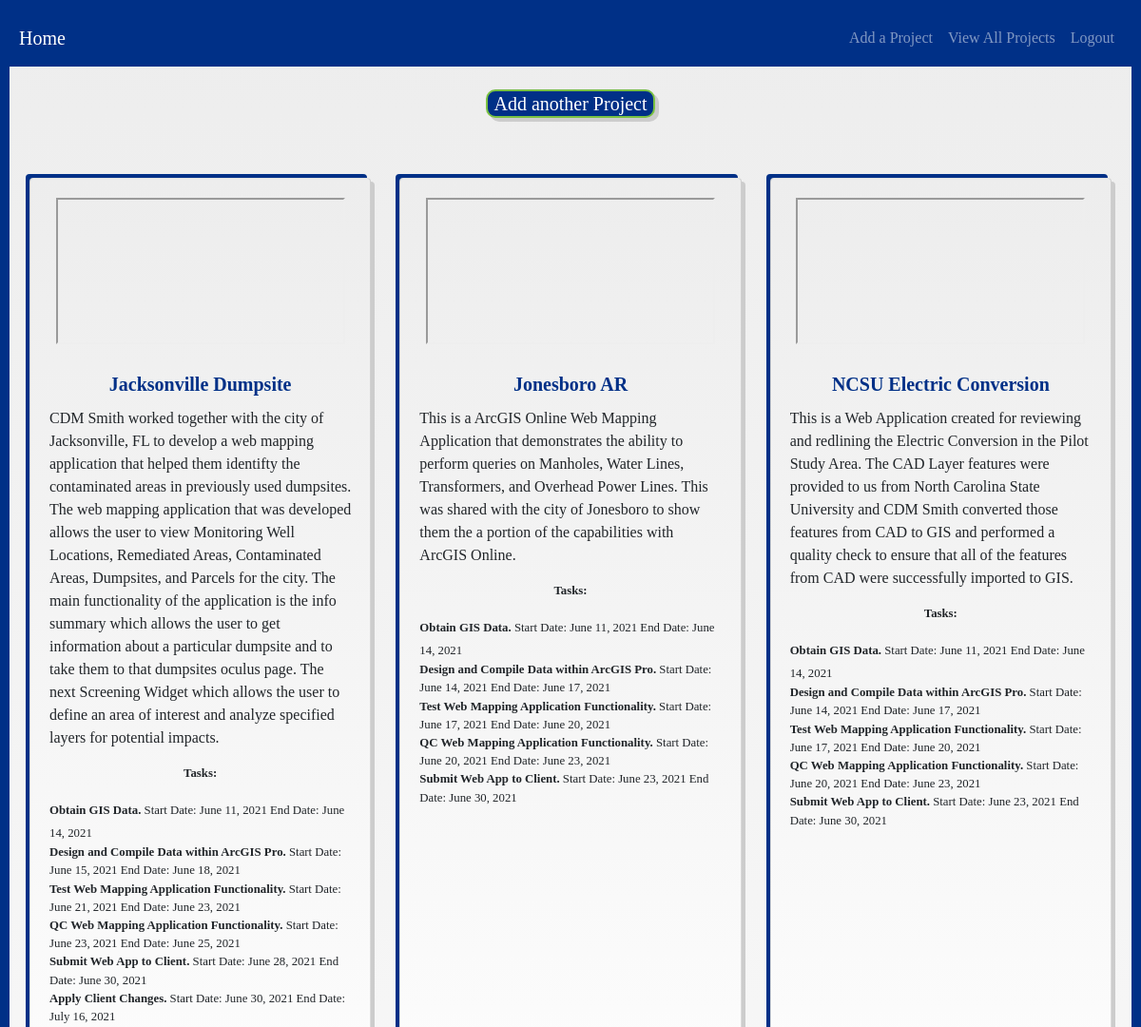
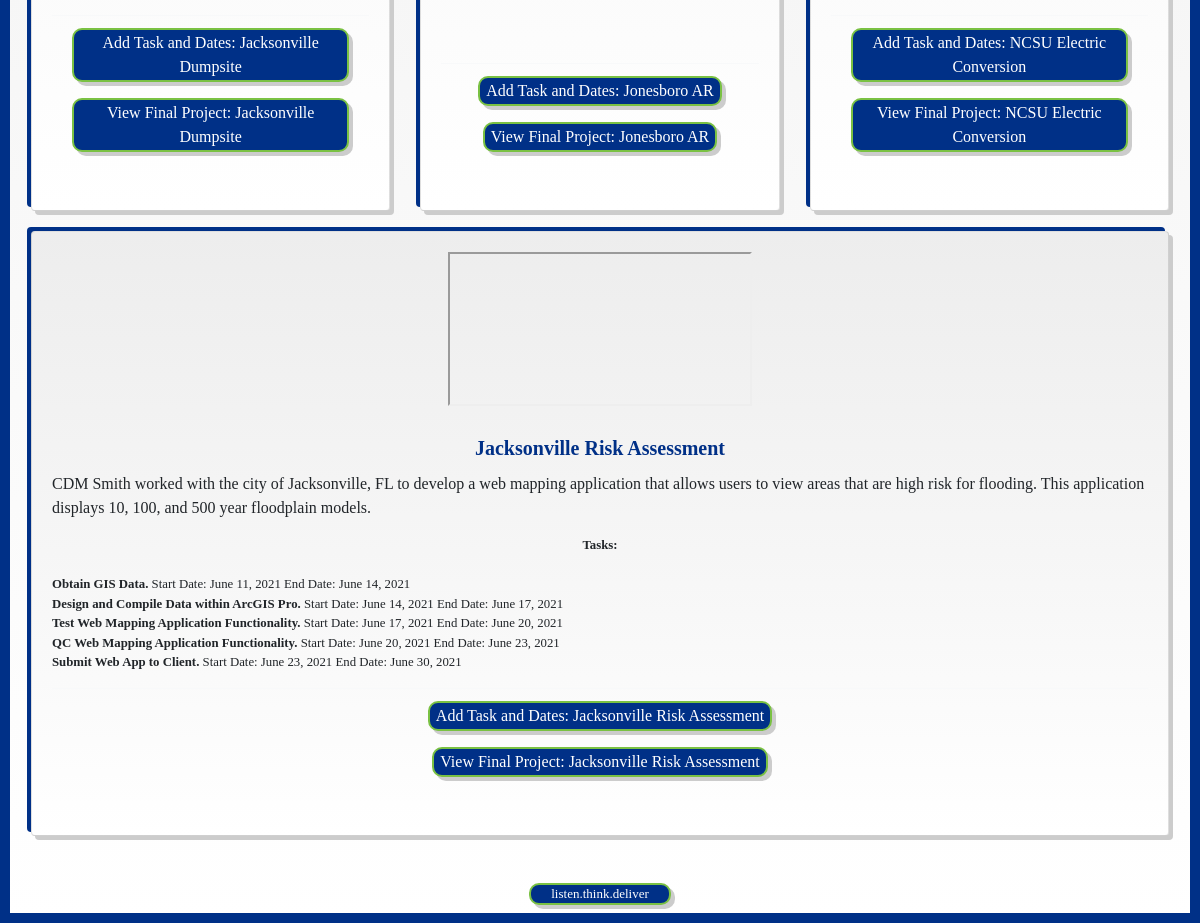
The page /proposals/ (signed in) on the database its author committed (2 pictures, top to bottom).
### Capstone_app/models.py (models this page shows, shortened)
class Proposal(models.Model):
    title = models.CharField(max_length=200)
    project_description = models.TextField(max_length=1000)
    map_id = models.URLField(max_length=200)
    project_date_start = models.DateField()
    project_date_end = models.DateField()
    gantt_title = models.CharField(max_length=100, null=True, blank=True)
    gantt_date_start = models.DateField(default=datetime.datetime.now)
    gantt_date_end = models.DateField(default=datetime.datetime.now)
    user = models.ForeignKey(
        User, on_delete=models.CASCADE, null=True, blank=True)

class Task(models.Model):
    taskItem = models.TextField()
    task_id = models.ForeignKey(Proposal, on_delete=models.CASCADE)
    gantt_date_start = models.DateField()
    gantt_date_end = models.DateField()

### Capstone_app/views.py (the view)
# urls.py: path('proposals/', views.proposals, name = 'proposals'),
@login_required
def proposals(request):
    proposals = Proposal.objects.all()
    context = {
        'proposals': proposals
    }
    return render(request, 'pages/proposals.html', context)

### templates/pages/proposals.html (shortened to what this page needs)
{% extends 'base.html' %} {% block content %} {% csrf_token %}
<br>
<h5><button class="proposal-button"><a class="link" href="{% url 'add_proposal'%}">Add another Project</a></button></h5>
<br>
<ul>
  <div class="row row-cols-1 row-cols-md-2 g-4">
    {% for proposal in proposals%}
    <div class="col">
      <div class="card h-100">
        <div class="iframe-small">
          <iframe
          frameborder="1"
          scrolling="yes"
          marginheight="1"
          marginwidth="1"
          src="{{proposal.map_id}}"
          ></iframe>
        </div>
        <div class="card-body">
          <h5 class="card-title"><b>{{proposal.title}}</b></h5>
          <p class="card-text">{{proposal.project_description}}</p>
          <p class="card-text"><small><b>Tasks:</b> {% for t in proposal.task_set.all %}
            <ul><b>{{t.taskItem}}.</b> Start Date: {{t.gantt_date_start}} End Date: {{t.gantt_date_end}}</ul>
          {% endfor %}</small></p>
          <div class="card-footer bg-transparent border-light mt-auto">
            <p>
              <button class="proposal-button"><a class="link" href="{% url 'see_details' proposal.id%}">Add Task and Dates: {{ proposal.title }}</a></button>
            </p>
            <b>
            <p>
              <button class="proposal-button"><a class="link" href="{% url 'proposal_view' proposal.id%}">View Final Project: {{ proposal.title }}</a></button>
            </p>
          </div>
        </div>
      </div>
  </div>
  {% endfor %}
</ul>
{% endblock %}

### templates/base.html (shortened to what this page needs)
{% load static %}
<!DOCTYPE html>
<html lang="en">
  <head>
    <link rel="stylesheet" href="{% static 'css/site.css' %}" />
    <link
      rel="stylesheet"
      href="https://stackpath.bootstrapcdn.com/bootstrap/4.3.1/css/bootstrap.min.css"
    />
  </head>
  <body>
    <nav
      style="padding: 10px"
      class="navbar navbar-expand-lg navbar-dark main-nav"
    >
      <a class="navbar-brand" href="{%url 'home'%}">Home</a>
      <div class="collapse navbar-collapse" id="navbarSupportedContent">
        <ul class="nav navbar-nav ml-auto">
          <li class="nav-item navbar-link profile">
            <a class="nav-link" href="{% url 'add_proposal' %}"
              >Add a Project</a
            >
          </li>
          <li class="nav-item navbar-link profile">
            <a class="nav-link" href="{% url 'proposals' %}"
              >View All Projects</a
            >
          </li>
          {%if user.is_authenticated%}
          <li class="nav-item navbar-link profile">
            <a class="nav-link" href="{% url 'logout'%}">Logout</a>
          </li>
          {%endif%}
        </ul>
      </div>
    </nav>
    {% block content %} {% endblock %}
  </body>
  <h2>
    <button class="cdm-smith-button">
      <a class="link" href="https://cdmsmith.com/en/About-Us" target="_blank"
        >listen.think.deliver</a
      >
    </button>
  </h2>
</html>

### static/css/site.css (style rules this page uses)
body { min-height: 100vh !important; border: 10px solid rgb(0, 48, 135); background-color: white; font-family: "Myriad Pro"; background: rgba(237, 237, 237, 1); background: -moz-linear-gradient( top, rgba(237, 237, 237, 1) 0%, rgba(246, 246, 246, 1) 53%, rgba(255, 255, 255, 1) 100% ); background: webkit-gradient( left top, left bottom, color-stop(0%, rgba(237, 237, 237, 1)), color-stop(53%, rgba(246, 246, 246, 1)), color-stop(100%, rgba(255, 255, 255, 1)) ); background: -webkit-linear-gradient( top, rgba(237, 237, 237, 1) 0%, rgba(246, 246, 246, 1) 53%, rgba(255, 255, 255, 1) 100% ); background: -o-linear-gradient( top, rgba(237, 237, 237, 1) 0%, rgba(246, 246, 246, 1) 53%, rgba(255, 255, 255, 1) 100% ); background: -ms-linear-gradient( top, rgba(237, 237, 237, 1) 0%, rgba(246, 246, 246, 1) 53%, rgba(255, 255, 255, 1) 100% ); background: linear-gradient( to bottom, rgba(237, 237, 237, 1) 0%, rgba(246, 246, 246, 1) 53%, rgba(255, 255, 255, 1) 100% ); filter: progid:DXImageTransform.Microsoft.gradient( startColorstr='#ededed', endColorstr='#ffffff', GradientType=0 ); }
p { font-family: "Myriad Pro"; display: flex; flex-direction: column; justify-content: center; align-items: center; }
h2 { color: rgb(0, 48, 135); font-family: "Myriad Pro"; display: flex; flex-direction: column; justify-content: center; align-items: center; }
h5 { color: rgb(0, 48, 135); font-family: "Myriad Pro"; display: flex; flex-direction: column; justify-content: center; align-items: center; }
.cdm-smith-button { font-size: small; color: #ffffff; background-color: #003087; display: flex; flex-direction: column; justify-content: center; align-items: center; width: 142px; border-radius: 10px 10px 10px 10px; -moz-border-radius: 10px 10px 10px 10px; -webkit-border-radius: 10px 10px 10px 10px; border: 2px solid #7ac143; box-shadow: 0.25rem 0.25rem #ccc; }
h5 { font-family: "Myriad Pro"; display: flex; flex-direction: column; justify-content: center; align-items: center; }
ul { font-family: "Myriad Pro"; list-style: none; padding: 0; margin: 0; }
a { color: rgb(0, 48, 135); font-family: "Myriad Pro"; display: flex; flex-direction: column; justify-content: center; align-items: center; }
button { font-family: "Myriad Pro"; color: #ffffff; background-color: #003087; width: 342px; display: flex; flex-direction: column; justify-content: center; align-items: center; border: 2px solid #7ac143; }
.card { font-family: "Myriad Pro"; padding-top: 10px; display: flex; flex-direction: row; justify-content: center; align-items: center; background: rgba(237, 237, 237, 1); background: -moz-linear-gradient( top, rgba(237, 237, 237, 1) 0%, rgba(246, 246, 246, 1) 53%, rgba(255, 255, 255, 1) 100% ); background: webkit-gradient( left top, left bottom, color-stop(0%, rgba(237, 237, 237, 1)), color-stop(53%, rgba(246, 246, 246, 1)), color-stop(100%, rgba(255, 255, 255, 1)) ); background: -webkit-linear-gradient( top, rgba(237, 237, 237, 1) 0%, rgba(246, 246, 246, 1) 53%, rgba(255, 255, 255, 1) 100% ); background: -o-linear-gradient( top, rgba(237, 237, 237, 1) 0%, rgba(246, 246, 246, 1) 53%, rgba(255, 255, 255, 1) 100% ); background: -ms-linear-gradient( top, rgba(237, 237, 237, 1) 0%, rgba(246, 246, 246, 1) 53%, rgba(255, 255, 255, 1) 100% ); background: linear-gradient( to bottom, rgba(237, 237, 237, 1) 0%, rgba(246, 246, 246, 1) 53%, rgba(255, 255, 255, 1) 100% ); filter: progid:DXImageTransform.Microsoft.gradient( startColorstr='#ededed', endColorstr='#ffffff', GradientType=0 ); box-shadow: 0.25rem 0.25rem #ccc, -0.25rem -0.25rem #003087; }
.card-body { display: flex; flex-direction: column; }
.card-footer { position: relative; bottom: 0; margin-bottom: 10px; }
.row { padding: 21px; }
.col { padding: 10px; }
.proposal-button { color: #ffffff; background-color: #003087; display: flex; flex-direction: column; justify-content: center; align-items: center; width: auto; border-radius: 10px 10px 10px 10px; -moz-border-radius: 10px 10px 10px 10px; -webkit-border-radius: 10px 10px 10px 10px; border: 2px solid #7ac143; box-shadow: 0.25rem 0.25rem #ccc; }
.link { color: #ffffff; }
nav { background-color: rgb(0, 48, 135); font-family: "Myriad Pro"; width: 100%; }
.iframe-small { display: flex; flex-direction: column; justify-content: center; align-items: center; min-width: 300px; max-width: 500px; margin: 0 auto; padding: 10px; }

### rows shown on the page
Proposal: title "Jacksonville Dumpsite", project_description "CDM Smith worked together with the city of Jacksonville, FL to develop a web mapping application that helped them identifty the contaminated areas in previously used dumpsites. The web mapping application that was developed allows the user to view Monitoring Well Locations, Remediated Areas, Contaminated Areas, Dumpsites, and Parcels for the city. The main functionality of the application is the info summary which allows the user to get information about a particular dumpsite and to take them to that dumpsites oculus page. The next Screening Widget which allows the user to define an area of interest and analyze specified layers for potential impacts."
Task: taskItem "Obtain GIS Data", gantt_date_start "June 11, 2021", gantt_date_end "June 14, 2021"
Task: taskItem "Design and Compile Data within ArcGIS Pro", gantt_date_start "June 15, 2021", gantt_date_end "June 18, 2021"
Task: taskItem "Test Web Mapping Application Functionality", gantt_date_start "June 21, 2021", gantt_date_end "June 23, 2021"
Task: taskItem "QC Web Mapping Application Functionality", gantt_date_start "June 23, 2021", gantt_date_end "June 25, 2021"
Task: taskItem "Submit Web App to Client", gantt_date_start "June 28, 2021", gantt_date_end "June 30, 2021"
Task: taskItem "Apply Client Changes", gantt_date_start "June 30, 2021", gantt_date_end "July 16, 2021"
Proposal: title "Jonesboro AR", project_description "This is a ArcGIS Online Web Mapping Application that demonstrates the ability to perform queries on Manholes, Water Lines, Transformers, and Overhead Power Lines. This was shared with the city of Jonesboro to show them the a portion of the capabilities with ArcGIS Online."
Task: taskItem "Obtain GIS Data", gantt_date_start "June 11, 2021", gantt_date_end "June 14, 2021"
Task: taskItem "Design and Compile Data within ArcGIS Pro", gantt_date_start "June 14, 2021", gantt_date_end "June 17, 2021"
Task: taskItem "Test Web Mapping Application Functionality", gantt_date_start "June 17, 2021", gantt_date_end "June 20, 2021"
Task: taskItem "QC Web Mapping Application Functionality", gantt_date_start "June 20, 2021", gantt_date_end "June 23, 2021"
Task: taskItem "Submit Web App to Client", gantt_date_start "June 23, 2021", gantt_date_end "June 30, 2021"
Proposal: title "NCSU Electric Conversion", project_description "This is a Web Application created for reviewing and redlining the Electric Conversion in the Pilot Study Area. The CAD Layer features were provided to us from North Carolina State University and CDM Smith converted those features from CAD to GIS and performed a quality check to ensure that all of the features from CAD were successfully imported to GIS."
Task: taskItem "Obtain GIS Data", gantt_date_start "June 11, 2021", gantt_date_end "June 14, 2021"
Task: taskItem "Design and Compile Data within ArcGIS Pro", gantt_date_start "June 14, 2021", gantt_date_end "June 17, 2021"
Task: taskItem "Test Web Mapping Application Functionality", gantt_date_start "June 17, 2021", gantt_date_end "June 20, 2021"
Task: taskItem "QC Web Mapping Application Functionality", gantt_date_start "June 20, 2021", gantt_date_end "June 23, 2021"
Task: taskItem "Submit Web App to Client", gantt_date_start "June 23, 2021", gantt_date_end "June 30, 2021"
Proposal: title "Jacksonville Risk Assessment", project_description "CDM Smith worked with the city of Jacksonville, FL to develop a web mapping application that allows users to view areas that are high risk for flooding. This application displays 10, 100, and 500 year floodplain models."
Task: taskItem "Obtain GIS Data", gantt_date_start "June 11, 2021", gantt_date_end "June 14, 2021"
Task: taskItem "Design and Compile Data within ArcGIS Pro", gantt_date_start "June 14, 2021", gantt_date_end "June 17, 2021"
Task: taskItem "Test Web Mapping Application Functionality", gantt_date_start "June 17, 2021", gantt_date_end "June 20, 2021"
Task: taskItem "QC Web Mapping Application Functionality", gantt_date_start "June 20, 2021", gantt_date_end "June 23, 2021"
Task: taskItem "Submit Web App to Client", gantt_date_start "June 23, 2021", gantt_date_end "June 30, 2021"
